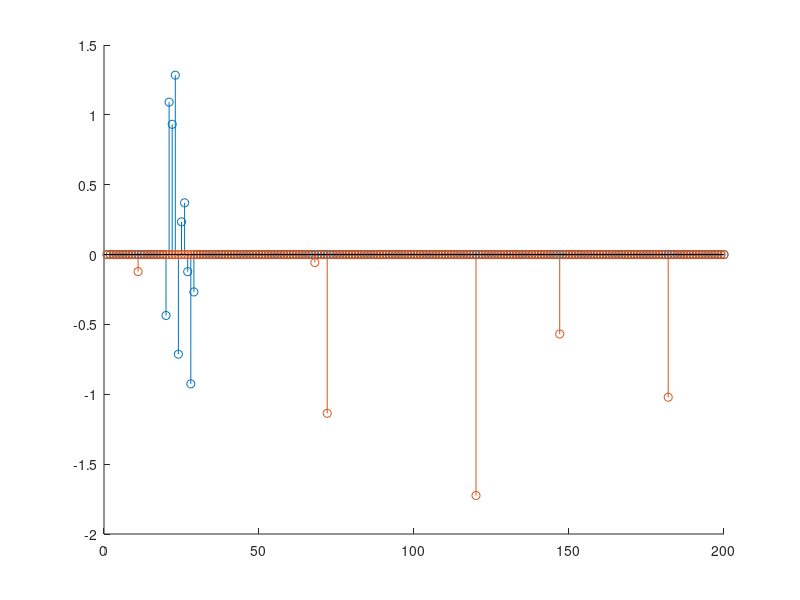

This chart was generated by the following MATLAB code:
close all
clear all
clc

n = 200;

x0 = zeros(n,1);

gfd = randperm(n - 10);
piv = gfd(1);

% piv = 10*randi([1 n/10-1],1,1)+1;
disp([piv piv+9]);
x0(piv:piv+9) = randn(10,1);
xg=x0;
a = randperm(12);
%===========
a(1) = 6;
%===========
for i = 1:a(1)
    num=randi([1 n],1,1);
    while num<=piv+9&num>=piv
        num=randi([1 n],1,1)
    end
    x0(num) = randn(1,1);
end
support=find(x0);
ns = i;
% save('signal_6','x0','support','ns','piv')

disp(a(1));
disp( find(x0));
figure;
hold on
stem(xg);
stem(x0-xg);
hold off